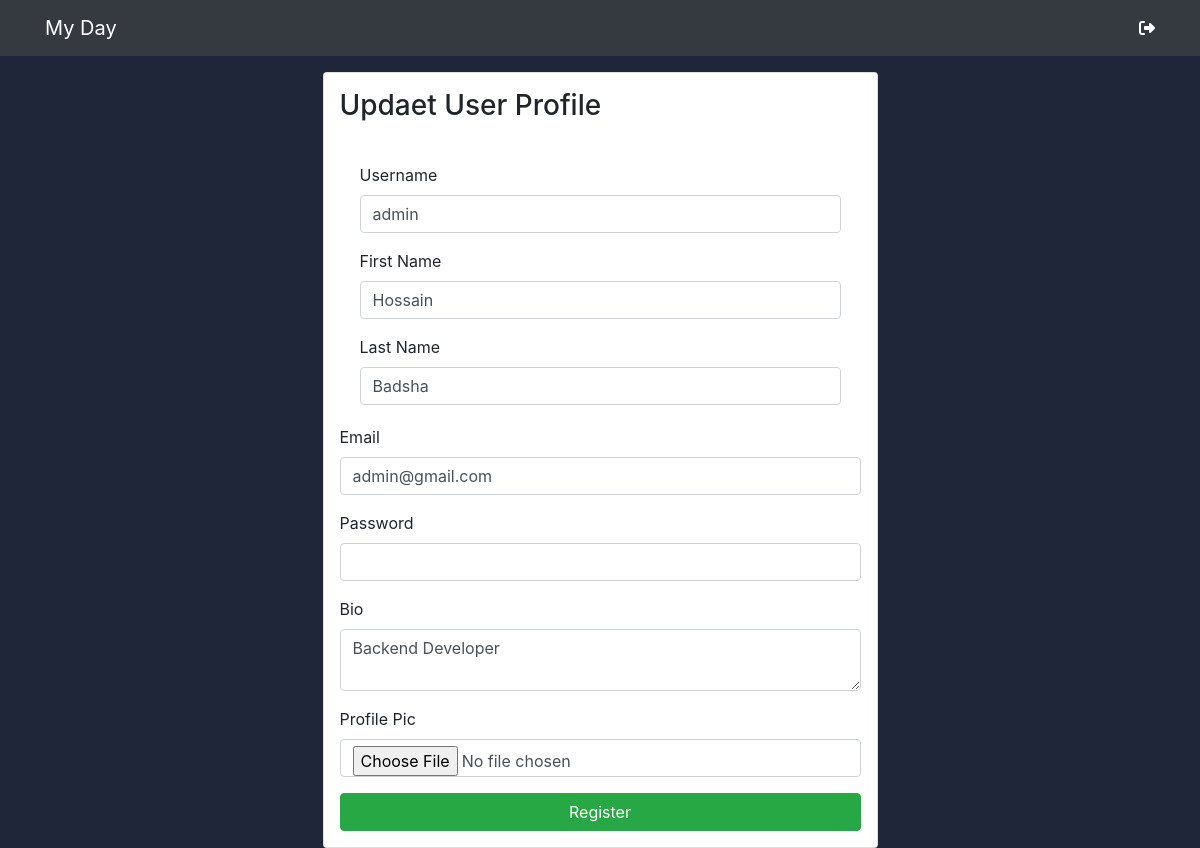
/profile/update_profile/1/ (signed in), run on the app's committed database.
### blogapp/models.py (models this page shows)
class BlogUser(AbstractUser):
    profile_pic = models.ImageField(upload_to='media/profile_pic',null=True,blank=True)
    bio = models.TextField(null=True,blank=True)

### blogapp/views.py (the view, shortened to what this page needs)
# urls.py: path('profile/update_profile/<str:id>/',views.update_profile,name='update_profile'),
@login_required(login_url='login')
def update_profile(request,id):
    user = BlogUser.objects.get(id=id)
    context = {
        'user':user
    }
    return render(request,'blogapp/update_profile.html',context)

### templates/blogapp/update_profile.html (shortened to what this page needs)
{% extends 'base.html' %}
{% block content %}
{% include 'nav.html' %}
<div class="container mt-3">
    <div class="card p-3 m-auto w-50 ">
        <div class="card-title"> <h3>Updaet User Profile</h3></div>
        <div class="card-body">
            <form action="" method="post" enctype="multipart/form-data">
                <div class="form-group">
                    <label for="">Username</label>
                    <input type="text" value="{{user.username}}" name="username" class="form-control" >
                </div>
                <div class="form-group">
                    <label for="">First Name</label>
                    <input type="text" value="{{user.first_name}}" name="first_name" class="form-control" >
                </div>
                    <label for="">Last Name</label>
                    <input type="text" value="{{user.last_name}}" name="last_name" class="form-control" >
                </div>
                <div class="form-group">
                    <label for="">Email </label>
                    <input type="email" value="{{user.email}}" name="email" class="form-control" >
                </div>
                <div class="form-group">
                    <label for="">Password </label>
                    <input type="password"  name="password" class="form-control " >
                </div>
                <div class="form-group">
                    <label for="">Bio </label>
                    <textarea   name="bio" class="form-control " >{{user.bio}}</textarea>
                </div>
                <div class="form-group">
                    <label for="">Profile Pic </label>
                    <input type="file"  name="profile" class="form-control " >
                </div>
                <button type="submit" class="btn btn-success">Register</button>
        </div>
</div>
{% endblock %}

### static/style/style.css (style rules this page uses)
body { background: #1f263a; }

### data on the page
BlogUser: username "admin", first_name "Hossain", last_name "Badsha", email "admin@gmail.com", bio "Backend Developer"
